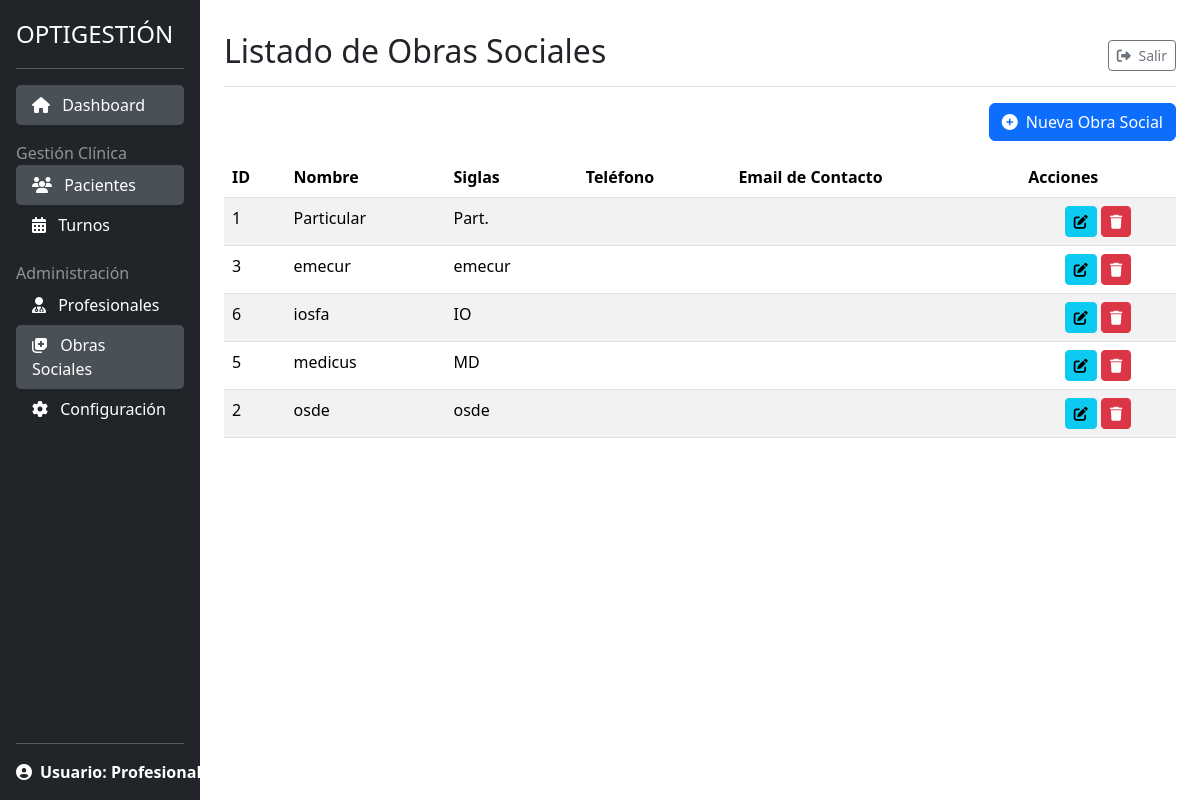
Page /pacientes/obras-sociales/ (signed in) on the committed database.
### gestion_clinica/models.py (models this page shows, shortened)
class ObraSocial(models.Model):
    nombre = models.CharField(max_length=150, unique=True)
    siglas = models.CharField(max_length=20, blank=True, null=True)
    class Meta:
        verbose_name = "Obra Social"
        verbose_name_plural = "Obras Sociales"
        ordering = ['nombre']

### gestion_clinica/views.py (the view)
# urls.py: path('obras-sociales/', views.ObraSocialListView.as_view(),
class ObraSocialListView(LoginRequiredMixin, ListView):
    model = ObraSocial
    template_name = 'gestion_clinica/obra_social_list.html'
    context_object_name = 'obras_sociales'
    paginate_by = 10

### gestion_clinica/templates/gestion_clinica/obra_social_list.html (shortened to what this page needs)
{% extends "gestion_clinica/base.html" %}
{% block title_heading %}Listado de Obras Sociales{% endblock title_heading %}
{% block content %}
    <div class="row">
        <div class="col-12">
            <a href="{% url 'gestion_clinica:crear_obra_social' %}" class="btn btn-primary float-end mb-3">
                <i class="fas fa-plus-circle me-1"></i> Nueva Obra Social
            </a>
            <table class="table table-striped table-hover">
                <thead>
                    <tr>
                        <th>ID</th>
                        <th>Nombre</th>
                        <th>Siglas</th>
                        <th>Teléfono</th>
                        <th>Email de Contacto</th>
                        <th>Acciones</th>
                    </tr>
                </thead>
                <tbody>
                    {% for obra_social in obras_sociales %}
                    <tr>
                        <td>{{ obra_social.pk }}</td>
                        <td>{{ obra_social.nombre }}</td>
                        <td>{{ obra_social.siglas|default:"-" }}</td>
                        <td>{{ obra_social.telefono }}</td>
                        <td>{{ obra_social.email_contacto }}</td>
                        <td class="text-center">
                            <a href="{% url 'gestion_clinica:editar_obra_social' pk=obra_social.pk %}"
                               class="btn btn-sm btn-info" title="Editar">
                                <i class="fas fa-edit"></i>
                            </a>
                            <a href="{% url 'gestion_clinica:eliminar_obra_social' pk=obra_social.pk %}"
                               class="btn btn-sm btn-danger" title="Eliminar">
                                <i class="fas fa-trash"></i>
                            </a>
                        </td>
                    </tr>
                    {% empty %}
                    <tr>
                        <td colspan="6" class="text-center">No hay obras sociales registradas.</td>
                    </tr>
                    {% endfor %}
                </tbody>
            </table>
        </div>
    </div>
{% endblock content %}

### static/css/styles.css (style rules this page uses)
html, body { height: 100%; }

### rows in the picture
ObraSocial: pk "1", nombre "Particular", siglas "Part."
ObraSocial: pk "3", nombre "emecur", siglas "emecur"
ObraSocial: pk "6", nombre "iosfa", siglas "IO"
ObraSocial: pk "5", nombre "medicus", siglas "MD"
ObraSocial: pk "2", nombre "osde", siglas "osde"
